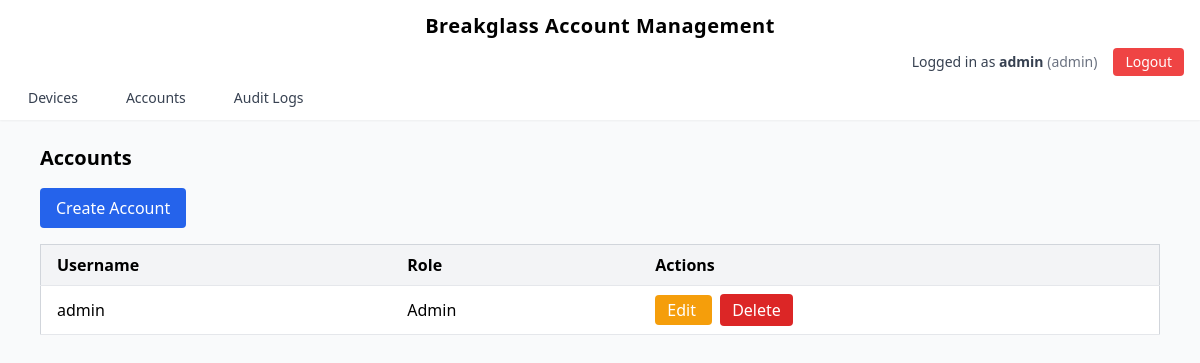
The page /ui/accounts (signed in) on the database as committed earlier.
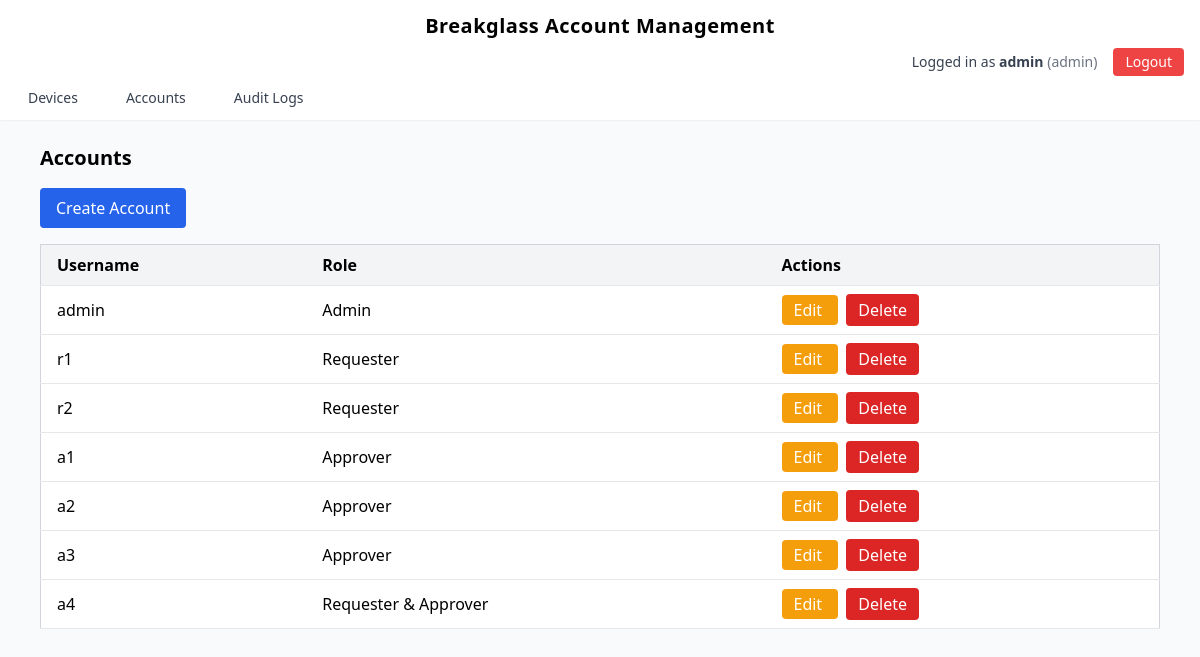
The same page on the database as committed later.
### models/user.py (models this page shows)
class User(Base):
    __tablename__ = "users"
    id = Column(Integer, primary_key=True, index=True)
    username = Column(String, unique=True, index=True, nullable=False)
    email = Column(String, unique=True, index=True, nullable=False)
    auth_source = Column(String, default="local")  # local, ldap, saml, oidc
    password_hash = Column(String, nullable=True)
    role = Column(String, nullable=False)  # admin, requester, approver, requester_approver
    otp_secret = Column(String, nullable=True)
    is_active = Column(Boolean, default=True)

### ui/routes/accounts.py (the view)
@router.get("/accounts", response_class=HTMLResponse)
async def accounts_page(
    request: Request,
    current_user: User | None = Depends(get_current_user_optional),
    db: AsyncSession = Depends(get_db),
):
    if current_user is None:
        log_action(
        current_user,
        "accounts_view",
        "Redirected to login page due to unauthenticated access attempt",
        request,
        category="accounts"
    )
        return RedirectResponse("/ui/login")
    if current_user.role != "admin":
        log_action(
            current_user,
            "accounts_view",
            "Attempted to view accounts list without admin privileges",
            request,
            category="accounts"
        )
        return RedirectResponse("/ui/devices")
    stmt = select(User)
    result = await db.execute(stmt)
    accounts = result.scalars().all()
    log_action(
        current_user,
        "accounts_view",
        "Viewed accounts list",
        request,
        category="accounts"
    )
    return templates.TemplateResponse(
        "accounts.html",
        {"request": request, "current_user": current_user, "accounts": accounts},
    )

### ui/templates/accounts.html (shortened to what this page needs)
{% extends "base.html" %}
{% block content %}
<h1 class="text-xl font-bold mb-4">Accounts</h1>
<a href="/ui/accounts/create"
   class="bg-blue-600 text-white px-4 py-2 rounded hover:bg-blue-700 px-4 py-2 inline-block">
  Create Account
</a>
<div class="mt-4 overflow-x-auto">
  <table class="min-w-full bg-white border border-gray-300 rounded">
    <thead class="bg-gray-100 border-b">
      <tr>
        <th class="px-4 py-2 text-left">Username</th>
        <th class="px-4 py-2 text-left">Role</th>
        <th class="px-4 py-2 text-left">Actions</th>
      </tr>
    </thead>
    <tbody id="accounts-table">
      {% include "partials/accounts_table.html" %}
    </tbody>
  </table>
</div>
{% endblock %}

### ui/templates/base.html (shortened to what this page needs)
<!DOCTYPE html>
<html lang="en">
<head>
  <link href="https://cdn.jsdelivr.net/npm/tailwindcss@2.2.19/dist/tailwind.min.css" rel="stylesheet">
</head>
<body class="bg-gray-50 min-h-screen">
  <header class="w-full bg-white shadow-sm px-4 py-3">
    <div class="flex justify-center items-center">
      <div class="text-xl font-bold tracking-wide">
        Breakglass Account Management
      </div>
    </div>
    {% if current_user and current_user.username %}
    <div class="flex justify-end items-center space-x-4 mt-2">
      <span class="text-sm text-gray-700">
        Logged in as <strong>{{ current_user.username }}</strong>
        <span class="text-gray-500">({{ current_user.role }})</span>
      </span>
      <a href="/ui/logout"
         class="text-sm bg-red-500 text-white px-3 py-1 rounded hover:bg-red-600">
        Logout
      </a>
    </div>
    <nav class="mt-3">
      <ul class="flex space-x-6 text-sm font-medium">
        <li>
          <a href="/ui/devices"
             class="text-gray-700 px-3 py-1 rounded-md transition
                    hover:bg-blue-600 hover:text-white">
            Devices
          </a>
        </li>
        {% if current_user.role == "admin" %}
          <li>
            <a href="/ui/accounts"
               class="text-gray-700 px-3 py-1 rounded-md transition
                      hover:bg-blue-600 hover:text-white">
              Accounts
            </a>
          </li>
        {% endif %}
        {% if current_user.role == "admin" %}
        <li>
          <a href="/ui/logs" class="text-gray-700 px-3 py-1 rounded-md transition
                    hover:bg-blue-600 hover:text-white">
            Audit Logs
          </a>
        </li>
        {% endif %}
      </ul>
    </nav>
    {% endif %}
  </header>
  <main class="max-w-6xl mx-auto px-4 py-6">
    {% block content %}{% endblock %}
  </main>
</body>
</html>

### ui/templates/partials/accounts_table.html
{% for u in accounts %}
<tr id="row-{{ u.id }}" class="border-b hover:bg-gray-50">
  <td class="px-4 py-2">{{ u.username }}</td>
  <td class="px-4 py-2">
    {% if u.role == "requester_approver" %}
      Requester & Approver
    {% elif u.role == "requester" %}
      Requester
    {% elif u.role == "approver" %}
      Approver
    {% elif u.role == "admin" %}
      Admin
    {% else %}
      {{ u.role }}
    {% endif %}
  </td>
  <td class="px-4 py-2 space-x-2">
    <a href="/ui/accounts/{{ u.id }}/edit"
       class="bg-yellow-500 text-white px-3 py-1 rounded hover:bg-yellow-600">
      Edit
    </a>
    <button
      class="bg-red-600 text-white px-3 py-1 rounded hover:bg-red-700"
      hx-get="/ui/accounts/{{ u.id }}/delete-inline"
      hx-target="#row-{{ u.id }}"
      hx-swap="outerHTML">
      Delete
    </button>
  </td>
</tr>
{% endfor %}

Rows that differ between the two databases and show on the page:
added User: username "r1", role "Requester"
added User: username "r2", role "Requester"
added User: username "a1", role "Approver"
added User: username "a2", role "Approver"
added User: username "a3", role "Approver"
added User: username "a4", shows "Requester & Approver"
